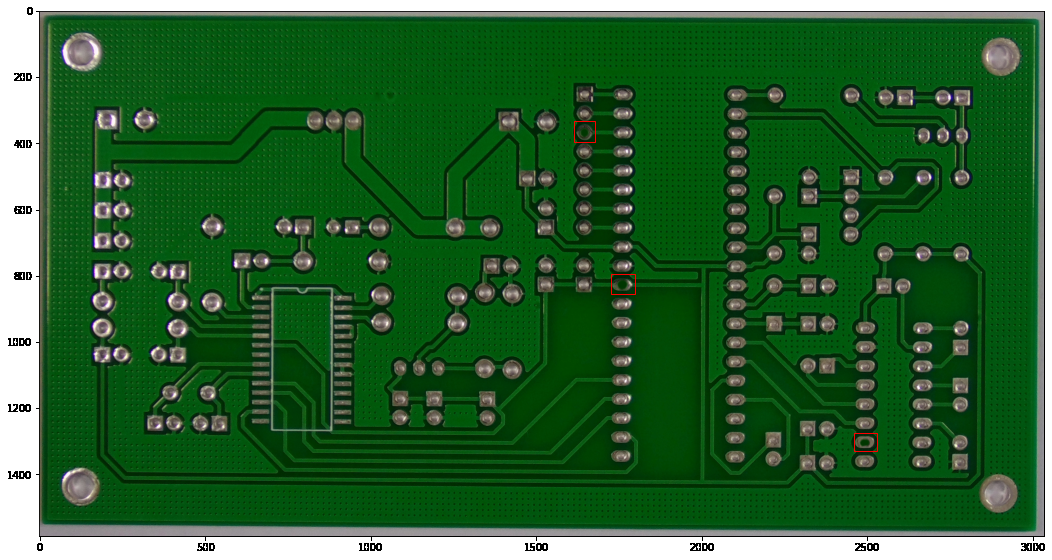
#> input picture missing_hole_detected.png, 1052 x 560 px
$ jupyter execute poc.ipynb
#> lines starting #> are read from the running program, lines starting #| are printed output that depends on the picture; after the words box and inside, x2 and y2 are one past the last pixel; in counts of white or black regions, pixels touching at a corner belong together
[cell 1]
import cv2
import numpy as np
from matplotlib import pyplot as plt

def imshow(title='Image', image=None, size=10):
    w, h = image.shape[0], image.shape[1]
    aspect_ratio = w/h
    plt.figure(figsize=(size*aspect_ratio, size))
    plt.imshow(cv2.cvtColor(image, cv2.COLOR_BGR2RGB))
    plt.title(title)
    plt.show()

[cell 2]
image = cv2.imread('./missing_hole_detected.png',0)
#> image: shape (560, 1052); min 0, max 255, mean 76.2

# Canny Edge Detection uses gradient values as thresholds
# The first threshold gradient
canny = cv2.Canny(image, 50, 120)
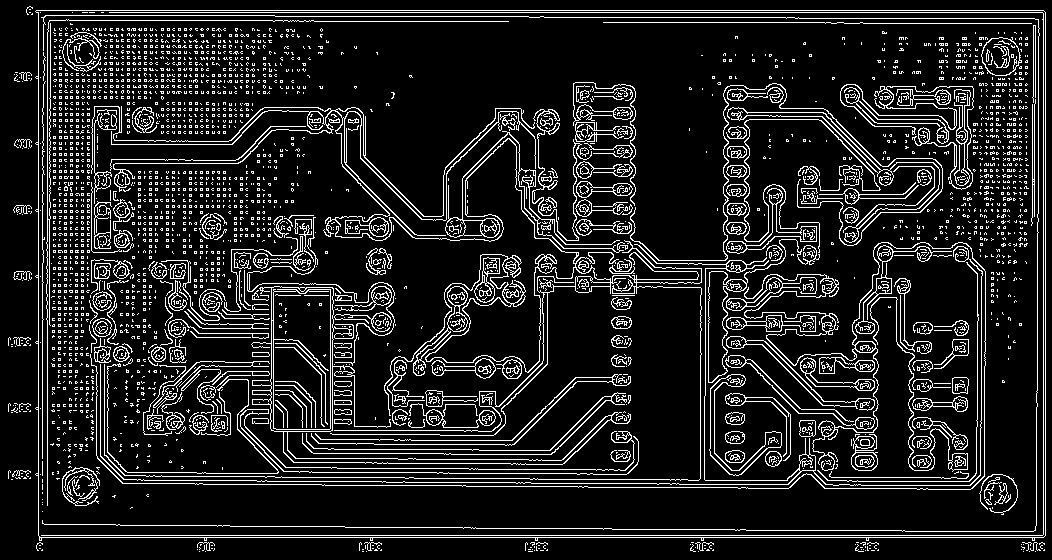
#> canny: shape (560, 1052); 12.6% white in thin lines or dots
imshow('Canny 1', canny, 20)

# Wide edge thresholds expect lots of edges
canny = cv2.Canny(image, 10, 200)
#> canny: shape (560, 1052); 10.6% white in thin lines or dots
imshow('Canny Wide', canny, 20)

# Narrow threshold, expect less edges
canny = cv2.Canny(image, 200, 240)
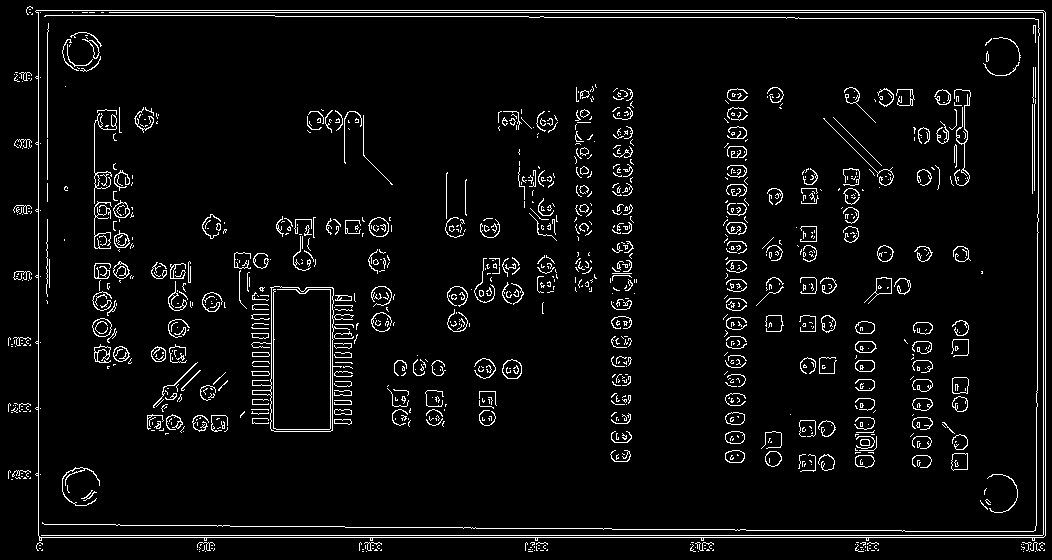
#> canny: shape (560, 1052); 4.9% white in thin lines or dots
imshow('Canny Narrow', canny, 20)

canny = cv2.Canny(image, 60, 110)
#> canny: shape (560, 1052); 12.8% white in thin lines or dots
imshow('Canny 4', canny, 20)

##  Then, we need to provide two values: threshold1 and threshold2. Any gradient value larger than threshold2
# is considered to be an edge. Any value below threshold1 is considered not to be an edge.
#Values in between threshold1 and threshold2 are either classiﬁed as edges or non-edges based on how their
#intensities are “connected”. In this case, any gradient values below 60 are considered non-edges
#whereas any values above 120 are considered edges.

[cell 3]
def autoCanny(image):
  # Finds optimal thresholds based on median image pixel intensity
  blurred_img = cv2.blur(image, ksize=(5,5))
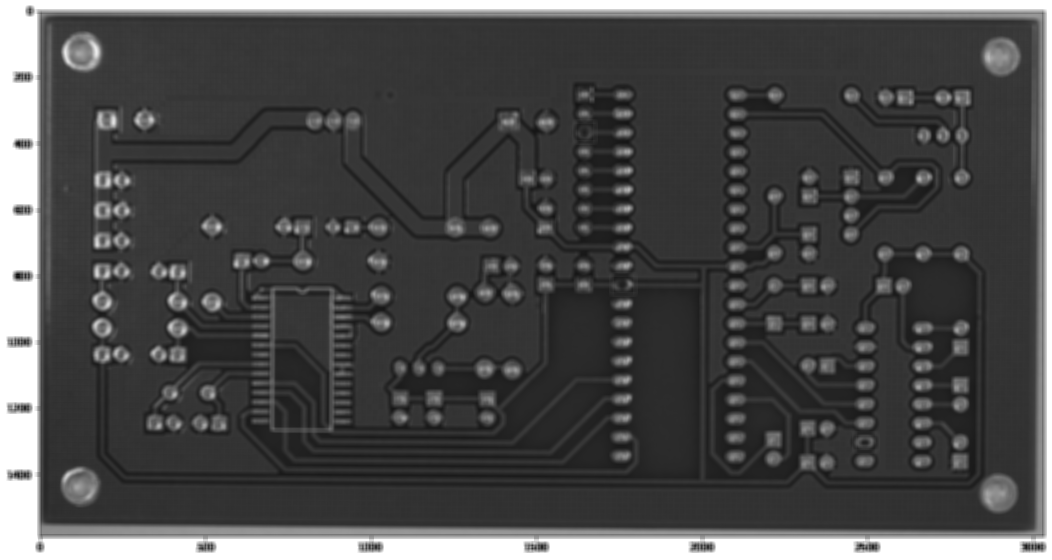
#> blurred_img: shape (560, 1052); min 10, max 255, mean 76.2
  med_val = np.median(image)
#> med_val = 54
  lower = int(max(0, 0.66 * med_val))
#> lower = 35
  upper = int(min(255, 1.33 * med_val))
#> upper = 71
  edges = cv2.Canny(image=image, threshold1=lower, threshold2=upper)
#> edges: shape (560, 1052); 17.7% white in thin lines or dots
  return edges

auto_canny = autoCanny(image)
imshow("auto canny", auto_canny, 20)

[cell 4]
image = cv2.imread('./missing_hole_detected.png')
#> image is the input picture: shape (560, 1052, 3); mean B, G, R 48.8, 99.2, 43

dst = cv2.fastNlMeansDenoisingColored(image, None, 6, 6, 7, 21)
imshow('fastNlMeansDenoisingColored', dst, 20)

auto_canny = autoCanny(dst)
#> in autoCanny (call 2), `blurred_img = cv2.blur(image, ksize=(5,5))`:
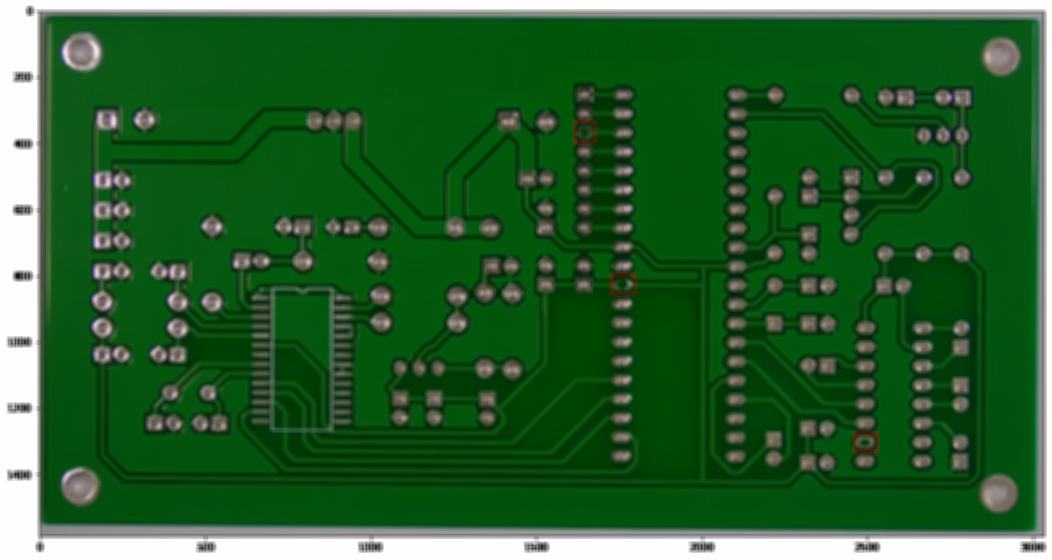
#> blurred_img: shape (560, 1052, 3); mean B, G, R 47.9, 98.7, 42.4
#> in autoCanny (call 2), `med_val = np.median(image)`: med_val = 24
#> in autoCanny (call 2), `lower = int(max(0, 0.66 * med_val))`: lower = 15
#> in autoCanny (call 2), `upper = int(min(255, 1.33 * med_val))`: upper = 31
#> in autoCanny (call 2), `edges = cv2.Canny(image=image, threshold1=lower, threshold2=upper)`: edges: shape (560, 1052); 12.7% white in thin lines or dots
imshow("auto canny", auto_canny, 20)

[cell 5]
from skimage.filters import threshold_local

image = cv2.imread('./missing_hole_detected.png')

# We get the Value component from the HSV color space
# then we apply adaptive thresholdingto
V = cv2.split(cv2.cvtColor(image, cv2.COLOR_BGR2HSV))[2]
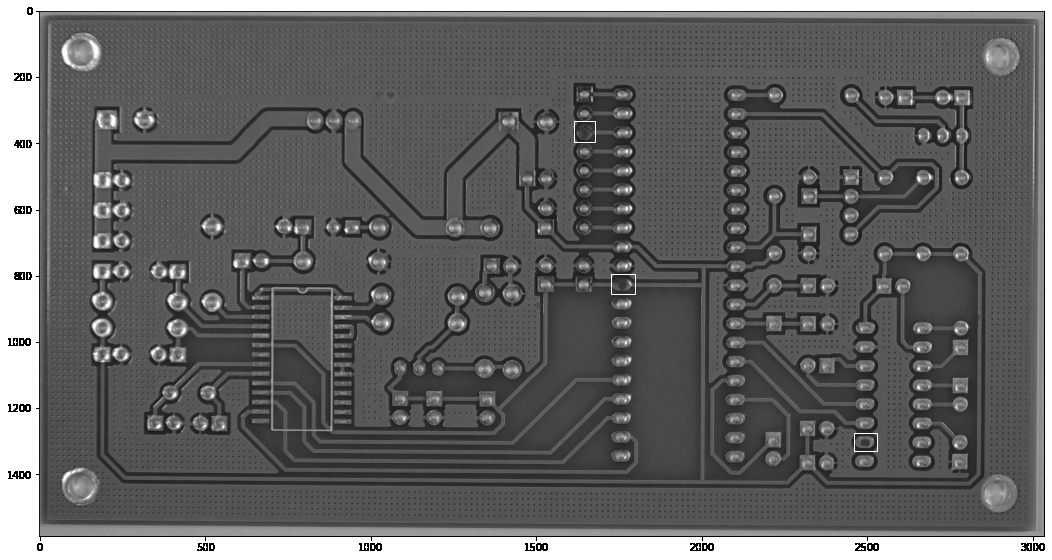
#> V: shape (560, 1052); min 0, max 255, mean 100.1
T = threshold_local(V, 25, offset=15, method="gaussian")

# Apply the threshold operation
thresh = (V > T).astype("uint8") * 255
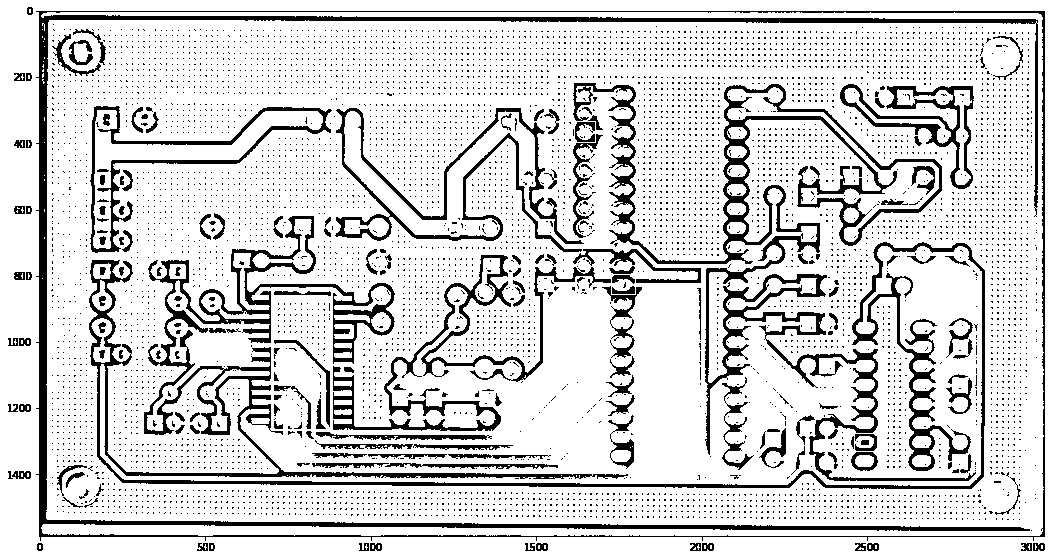
#> thresh: shape (560, 1052); 83.6% white; 6820 black regions (6642 under 20 px), largest, box (x1, y1, x2, y2) and area: (89, 216, 985, 489) 19408, (36, 11, 1045, 541) 17046, (573, 83, 976, 481) 14513
imshow("threshold_local", thresh, 20)

auto_canny = autoCanny(thresh)
#> in autoCanny (call 3), `blurred_img = cv2.blur(image, ksize=(5,5))`:
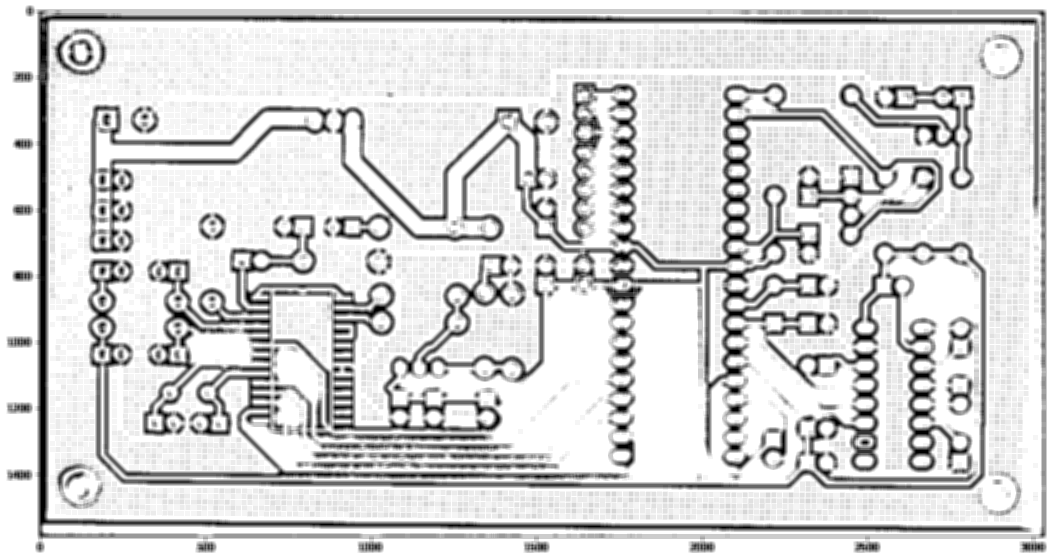
#> blurred_img: shape (560, 1052); min 0, max 255, mean 213.2
#> in autoCanny (call 3), `med_val = np.median(image)`: med_val = 255
#> in autoCanny (call 3), `lower = int(max(0, 0.66 * med_val))`: lower = 168
#> in autoCanny (call 3), `upper = int(min(255, 1.33 * med_val))`: upper = 255
#> in autoCanny (call 3), `edges = cv2.Canny(image=image, threshold1=lower, threshold2=upper)`:
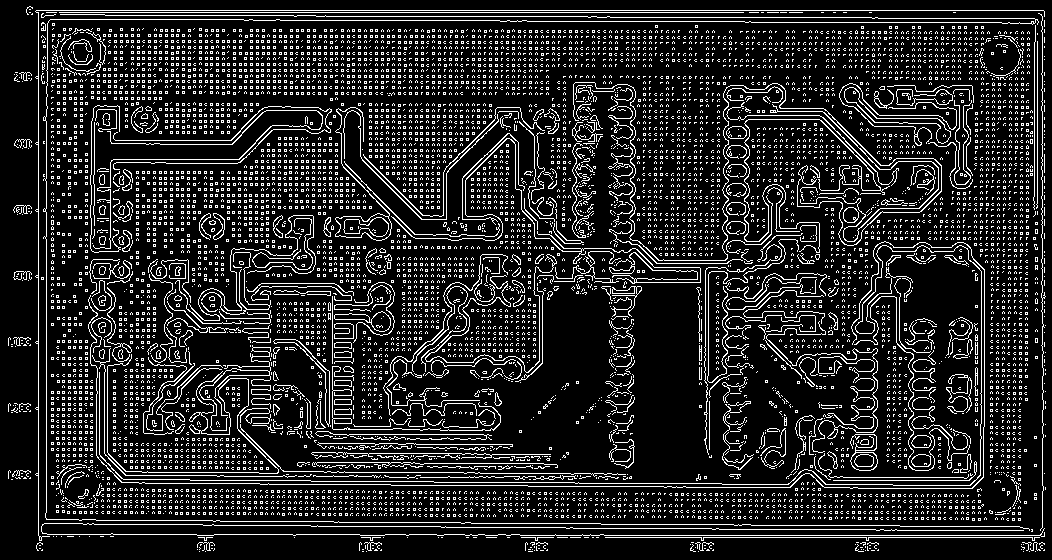
#> edges: shape (560, 1052); 14.6% white in thin lines or dots
imshow("auto canny", auto_canny, 20)
